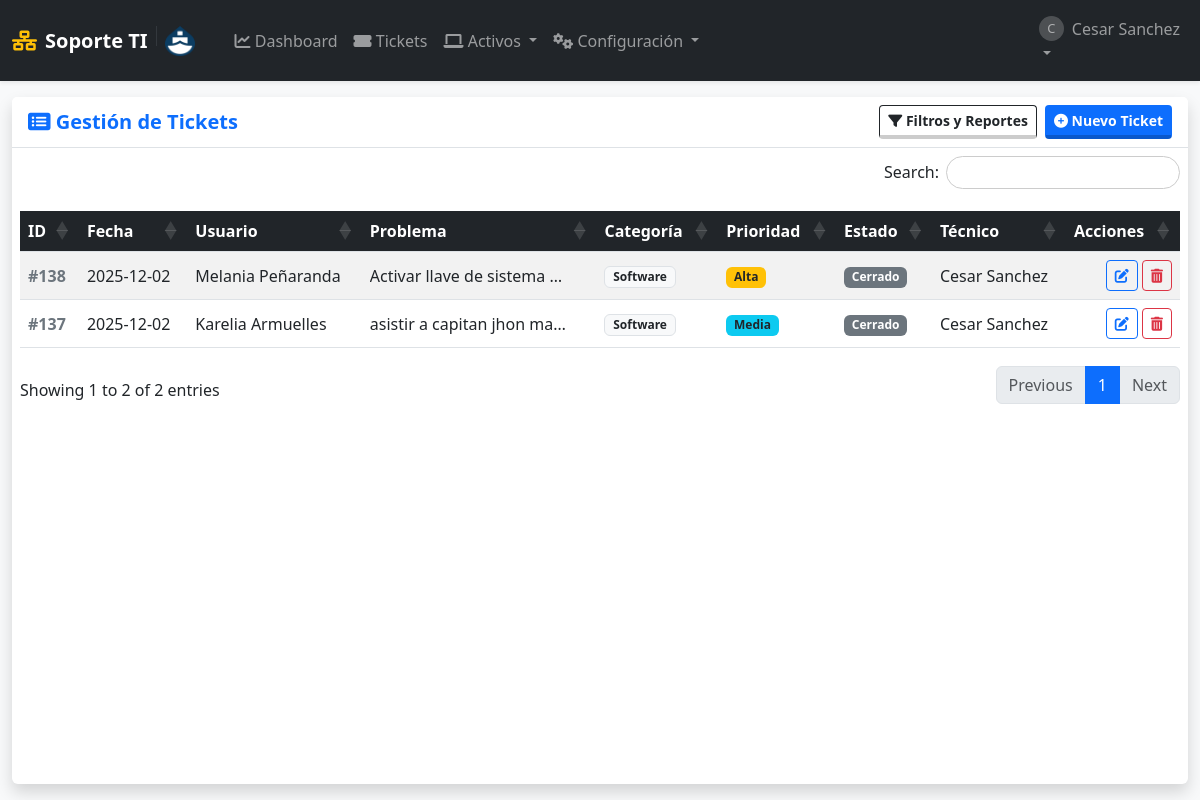
Before: /soportes?tecnico_id=54 (signed in) with the older database file.
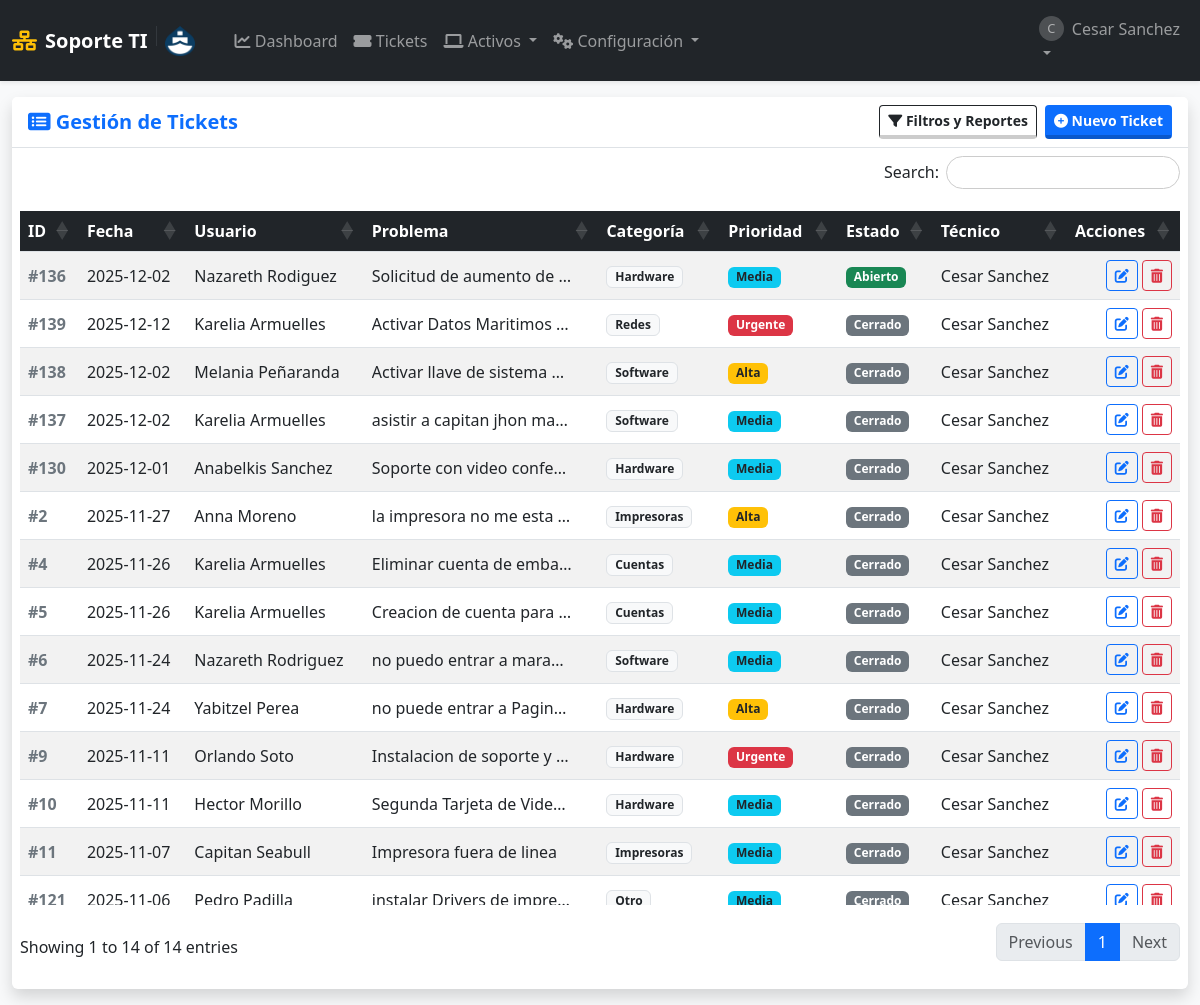
After: the same page with the newer database file.
### tables this page shows
CREATE TABLE soportes (
            id INTEGER PRIMARY KEY AUTOINCREMENT,
            fecha_creacion TIMESTAMP DEFAULT CURRENT_TIMESTAMP,
            
            usuario_id INTEGER NOT NULL,  -- Quién reporta
            tecnico_id INTEGER,           -- Quién atiende
            equipo_id INTEGER,            -- Equipo afectado (opcional)
            
            problema TEXT NOT NULL,
            descripcion_detallada TEXT,
            
            estado TEXT NOT NULL DEFAULT 'Abierto',
            prioridad TEXT NOT NULL DEFAULT 'Media',
            categoria TEXT NOT NULL DEFAULT 'Otro',
            
            solucion TEXT,
            fecha_inicio DATE,
            fecha_finalizacion DATE,
            
            FOREIGN KEY (usuario_id) REFERENCES usuarios (id) ON DELETE CASCADE,
            FOREIGN KEY (tecnico_id) REFERENCES usuarios (id) ON DELETE SET NULL,
            FOREIGN KEY (equipo_id) REFERENCES equipos (id) ON DELETE SET NULL
        );

CREATE TABLE usuarios (
            id INTEGER PRIMARY KEY AUTOINCREMENT,
            username TEXT UNIQUE NOT NULL,
            email TEXT UNIQUE,
            password_hash TEXT NOT NULL,
            role TEXT NOT NULL DEFAULT 'user' CHECK(role IN ('admin', 'user', 'tecnico')),
            departamento TEXT,
            fecha_creacion TIMESTAMP DEFAULT CURRENT_TIMESTAMP
        );

### app.py (the view)
@app.route('/soportes')
@login_required
def lista_soportes():
    db = get_db()
    f_inicio = request.args.get('fecha_inicio')
    f_fin = request.args.get('fecha_fin')
    f_categoria = request.args.get('categoria')
    f_prioridad = request.args.get('prioridad')
    f_estado = request.args.get('estado')
    f_tecnico = request.args.get('tecnico_id')
    query = """
        SELECT s.*, u.username as nombre_usuario, t.username as nombre_tecnico
        FROM soportes s
        JOIN usuarios u ON s.usuario_id = u.id
        LEFT JOIN usuarios t ON s.tecnico_id = t.id
        WHERE 1=1
    """
    params = []
    if session['role'] == 'user':
        query += " AND s.usuario_id = ?"
        params.append(session['user_id'])
    if f_inicio and f_fin:
        query += " AND date(s.fecha_creacion) BETWEEN ? AND ?"
        params.extend([f_inicio, f_fin])
    if f_categoria and f_categoria != 'Todos':
        query += " AND s.categoria = ?"
        params.append(f_categoria)
    if f_prioridad and f_prioridad != 'Todos':
        query += " AND s.prioridad = ?"
        params.append(f_prioridad)
    if f_estado and f_estado != 'Todos':
        query += " AND s.estado = ?"
        params.append(f_estado)
    if f_tecnico and f_tecnico != 'Todos':
        query += " AND s.tecnico_id = ?"
        params.append(f_tecnico)
    query += """ ORDER BY CASE WHEN s.estado IN ('Abierto', 'En Proceso') THEN 0 ELSE 1 END ASC, s.fecha_creacion DESC """
    tickets = db.execute(query, params).fetchall()
    tecnicos = db.execute("SELECT id, username FROM usuarios WHERE role IN ('admin', 'tecnico')").fetchall()
    return render_template('lista_soportes.html', soportes=tickets, tecnicos=tecnicos, categorias=CATEGORIAS, prioridades=PRIORIDADES, estados=ESTADOS)

### app.py (called while the page is built)
def get_db():
    if 'db' not in g:
        g.db = sqlite3.connect(app.config['DB_FILE'])
        g.db.row_factory = sqlite3.Row
        g.db.execute("PRAGMA foreign_keys = ON")
    return g.db

def login_required(f):
    @wraps(f)
    def decorated_function(*args, **kwargs):
        if 'user_id' not in session:
            flash('Por favor, inicia sesión.', 'warning')
            return redirect(url_for('login'))
        return f(*args, **kwargs)
    return decorated_function

### templates/lista_soportes.html (shortened to what the changed rows need)
{% extends "layout.html" %}
{% block content %}
<div class="card shadow h-100 border-0">
    <div class="card-header bg-white py-2 border-bottom d-flex justify-content-between align-items-center">
        <h5 class="mb-0 text-primary fw-bold"><i class="fas fa-list-alt"></i> Gestión de Tickets</h5>
        <div class="d-flex gap-2">
        </div>
    </div>
    <div class="card-body p-2">
        <table class="table table-striped table-hover tabla-enterprise w-100 align-middle">
            <thead>
                <tr>
                    <th>ID</th>
                    <th>Fecha</th>
                    <th>Usuario</th>
                    <th>Problema</th>
                    <th>Categoría</th>
                    <th>Prioridad</th>
                    <th>Estado</th>
                    <th>Técnico</th>
                    <th>Acciones</th>
                </tr>
            </thead>
            <tbody>
                {% for soporte in soportes %}
                <tr>
                    <td class="fw-bold text-secondary">#{{ soporte.id }}</td>
                    <td data-order="{{ soporte.fecha_creacion }}">
                        {{ soporte.fecha_creacion[:10] }}
                    </td>
                    <td>{{ soporte.nombre_usuario }}</td>
                    <td title="{{ soporte.problema }}">
                        <div style="max-width: 200px; white-space: nowrap; overflow: hidden; text-overflow: ellipsis;">
                            {{ soporte.problema }}
                        </div>
                    </td>
                    <td><span class="badge bg-light text-dark border">{{ soporte.categoria }}</span></td>
                    <td>
                        {% if soporte.prioridad == 'Urgente' %}<span class="badge bg-danger">Urgente</span>
                        {% elif soporte.prioridad == 'Alta' %}<span class="badge bg-warning text-dark">Alta</span>
                        {% else %}<span class="badge bg-info text-dark">{{ soporte.prioridad }}</span>
                        {% endif %}
                    </td>
                    <td>
                        {% if soporte.estado == 'Abierto' %}<span class="badge bg-success">Abierto</span>
                        {% elif soporte.estado == 'En Proceso' %}<span class="badge bg-primary">En Proceso</span>
                        {% elif soporte.estado == 'Resuelto' %}<span class="badge bg-info">Resuelto</span>
                        {% else %}<span class="badge bg-secondary">Cerrado</span>
                        {% endif %}
                    </td>
                    <td>{{ soporte.nombre_tecnico or '' }}</td>
                    <td class="text-end">
                        <div class="d-flex gap-1 justify-content-end">
                            {% if session['role'] in ['admin', 'tecnico'] or session['user_id'] == soporte.usuario_id %}
                                <a href="{{ url_for('editar', ticket_id=soporte.id) }}" class="btn btn-outline-primary btn-sm" title="Ver/Editar">
                                    <i class="fas fa-edit"></i>
                                </a>
                            {% endif %}
                            {% if session['role'] == 'admin' %}
                                <form action="{{ url_for('eliminar_soporte', ticket_id=soporte.id) }}" method="POST" onsubmit="return confirm('⚠️ ¿Eliminar Ticket #{{ soporte.id }}?\nEsta acción es irreversible.');">
                                    <button class="btn btn-outline-danger btn-sm" title="Eliminar Ticket">
                                        <i class="fas fa-trash-alt"></i>
                                    </button>
                                </form>
                            {% endif %}
                        </div>
                    </td>
                </tr>
                {% endfor %}
            </tbody>
        </table>
    </div>
</div>
{% endblock %}

Changed rows visible on the page:
now on this page (row edited): soportes: id "136", fecha_creacion "2025-12-02", nombre_usuario "Nazareth Rodiguez", problema "Solicitud de aumento de…", categoria "Hardware", prioridad "Media", estado "Abierto", username "Cesar Sanchez"
added soportes: id "139", fecha_creacion "2025-12-12", nombre_usuario "Karelia Armuelles", problema "Activar Datos Maritimos…", categoria "Redes", prioridad "Urgente", estado "Cerrado", username "Cesar Sanchez"
now on this page (row edited): soportes: id "130", fecha_creacion "2025-12-01", nombre_usuario "Anabelkis Sanchez", problema "Soporte con video confe…", categoria "Hardware", prioridad "Media", estado "Cerrado", username "Cesar Sanchez"
now on this page (row edited): soportes: id "2", fecha_creacion "2025-11-27", nombre_usuario "Anna Moreno", problema "la impresora no me esta…", categoria "Impresoras", prioridad "Alta", estado "Cerrado", username "Cesar Sanchez"
now on this page (row edited): soportes: id "4", fecha_creacion "2025-11-26", nombre_usuario "Karelia Armuelles", problema "Eliminar cuenta de emba…", categoria "Cuentas", prioridad "Media", estado "Cerrado", username "Cesar Sanchez"
now on this page (row edited): soportes: id "5", fecha_creacion "2025-11-26", nombre_usuario "Karelia Armuelles", problema "Creacion de cuenta para…", categoria "Cuentas", prioridad "Media", estado "Cerrado", username "Cesar Sanchez"
now on this page (row edited): soportes: id "6", fecha_creacion "2025-11-24", nombre_usuario "Nazareth Rodriguez", problema "no puedo entrar a mara…", categoria "Software", prioridad "Media", estado "Cerrado", username "Cesar Sanchez"
now on this page (row edited): soportes: id "7", fecha_creacion "2025-11-24", nombre_usuario "Yabitzel Perea", problema "no puede entrar a Pagin…", categoria "Hardware", prioridad "Alta", estado "Cerrado", username "Cesar Sanchez"
now on this page (row edited): soportes: id "9", fecha_creacion "2025-11-11", nombre_usuario "Orlando Soto", problema "Instalacion de soporte y…", categoria "Hardware", prioridad "Urgente", estado "Cerrado", username "Cesar Sanchez"
now on this page (row edited): soportes: id "10", fecha_creacion "2025-11-11", nombre_usuario "Hector Morillo", problema "Segunda Tarjeta de Vide…", categoria "Hardware", prioridad "Media", estado "Cerrado", username "Cesar Sanchez"
now on this page (row edited): soportes: id "11", fecha_creacion "2025-11-07", nombre_usuario "Capitan Seabull", problema "Impresora fuera de linea", categoria "Impresoras", prioridad "Media", estado "Cerrado", username "Cesar Sanchez"
now on this page (row edited): soportes: id "121", fecha_creacion "2025-11-06", nombre_usuario "Pedro Padilla", problema "instalar Drivers de impre…", categoria "Otro", prioridad "Media", estado "Cerrado", username "Cesar Sanchez"
Other visible differences:
text written by a page script: "Search: Showing 1 to 2 of 2 entries Previous 1 Next" → "Search: Showing 1 to 14 of 14 entries Previous 1 Next"
